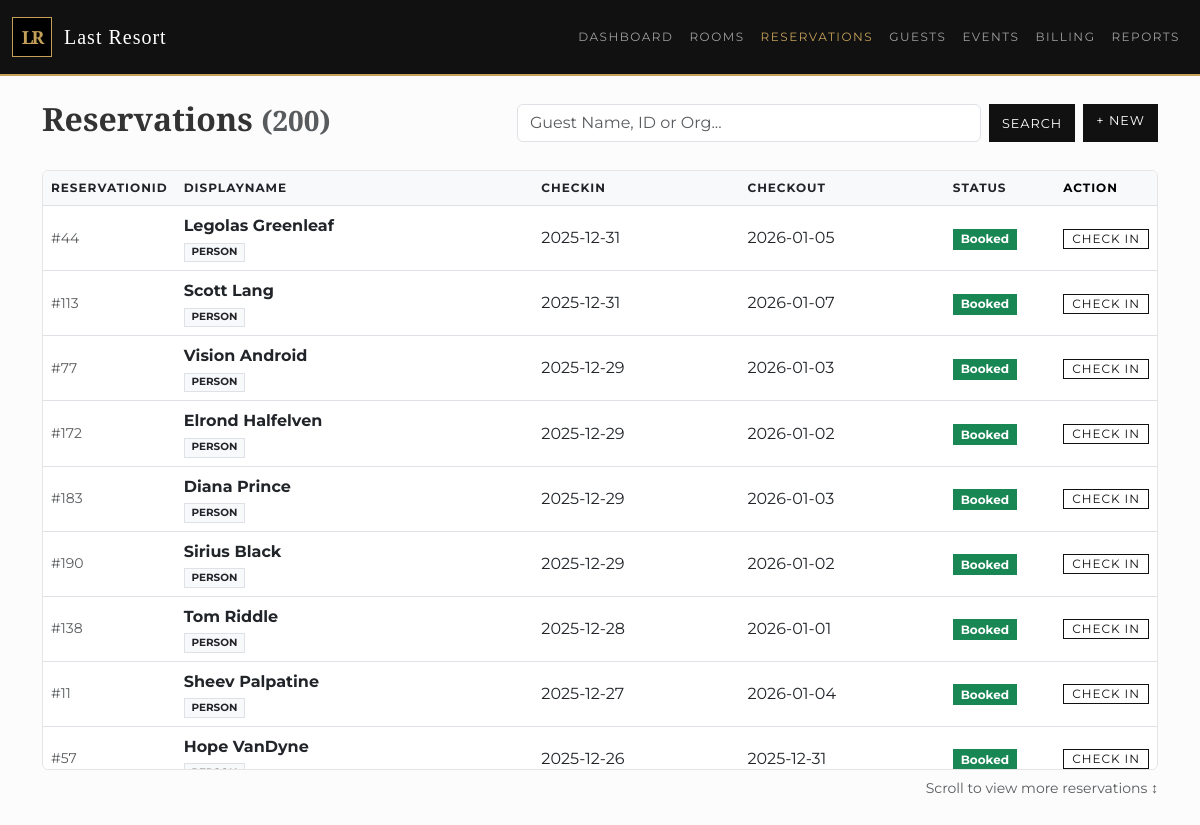
The app's page /reservations, older data.
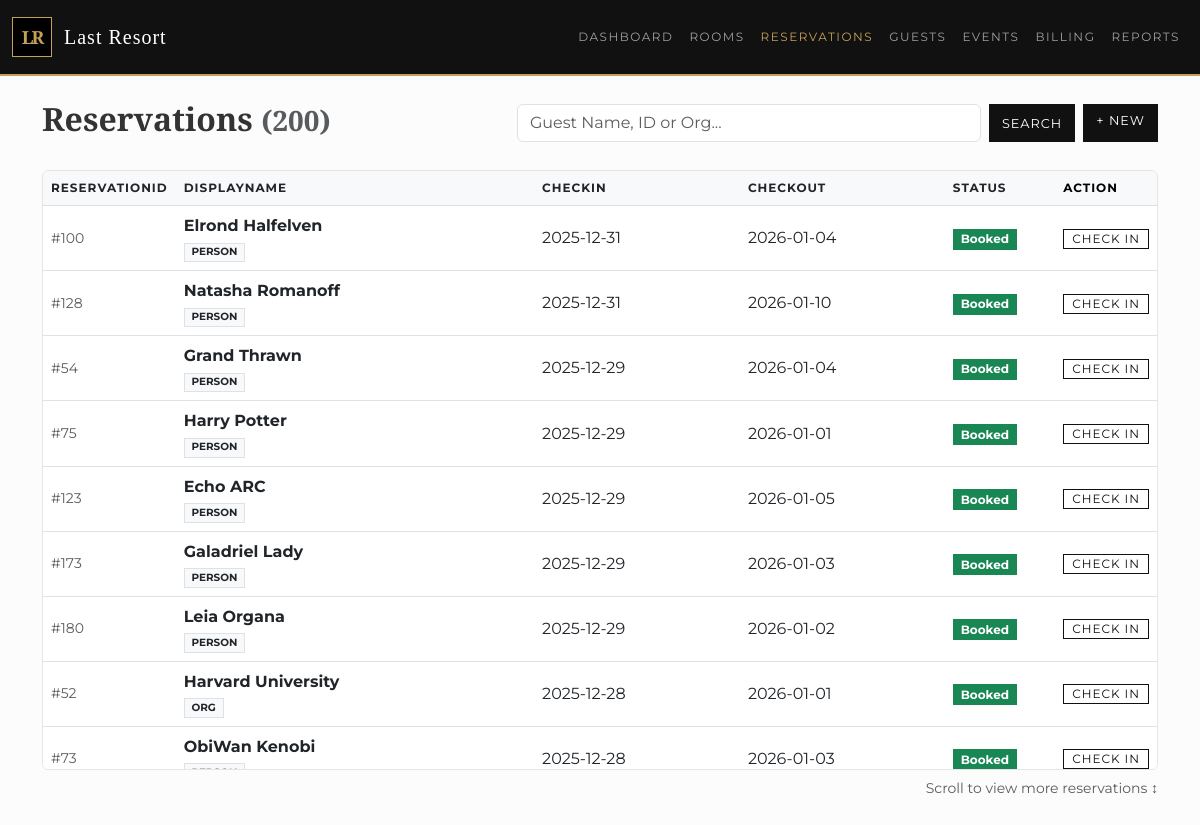
The same page, newer data.
### tables this page shows
CREATE TABLE reservation (
    resvId INTEGER PRIMARY KEY,
    partyId INTEGER, 
    dateCreated DATETIME DEFAULT CURRENT_TIMESTAMP,
    startDate DATE,
    roomId INTEGER,
    endDate DATE,
    status TEXT, 
    FOREIGN KEY(partyId) REFERENCES party(partyId),
    FOREIGN KEY(roomId) REFERENCES room(roomId)
);

### app.py (the view)
@app.route('/reservations')
def reservations():
    db = get_db()
    search_query = request.args.get('search', '')
    sort = request.args.get('sort', 'startDate')   # 默认按开始日期排序
    direction = request.args.get('direction', request.args.get('order', 'desc')).lower()
    allowed_sort_cols = {
        "resvId": "r.resvId",
        "startDate": "r.startDate",
        "endDate": "r.endDate",
        "status": "r.status",
        "displayName": "displayName"
    }
    sort_col = allowed_sort_cols.get(sort, "r.startDate")
    direction = "ASC" if direction == "asc" else "DESC"
    sql = f"""
        SELECT
            r.resvId, r.startDate, r.endDate, r.status,
            COALESCE(pe.firstName || ' ' || pe.lastName, o.orgName) as displayName,
            CASE WHEN pe.partyId IS NOT NULL THEN 'Person' ELSE 'Org' END as partyType
        FROM reservation r
        JOIN party p ON r.partyId = p.partyId
        LEFT JOIN person pe ON p.partyId = pe.partyId
        LEFT JOIN organization o ON p.partyId = o.partyId
        WHERE 1=1
    """
    params = []
    if search_query:
        sql += " AND (pe.firstName LIKE ? OR pe.lastName LIKE ? OR o.orgName LIKE ?)"
        s = f'%{search_query}%'
        params.extend([s, s, s])
    sql += f" ORDER BY {sort_col} {direction}"
    reservations = db.execute(sql, params).fetchall()
    return render_template(
        'reservations.html',
        reservations=reservations,
        active_page='reservations'
    )

### app.py (called while the page is built)
def get_db():
    db = getattr(g, '_database', None)
    if db is None:
        db = g._database = sqlite3.connect(DATABASE)
        db.row_factory = sqlite3.Row
    return db

@app.teardown_appcontext
def close_connection(exception):
    db = getattr(g, '_database', None)
    if db is not None:
        db.close()

### templates/reservations.html
{% from "_components/sortable.html" import sortable %}
{% extends "base.html" %}
{% block content %}
<div class="row align-items-center mb-4">
    <div class="col-md-5">
        <h2>Reservations <small class="text-muted">({{ reservations|length }})</small></h2>
    </div>
    <div class="col-md-7">
        <div class="d-flex gap-2 justify-content-end">
            <form action="/reservations" method="get" class="d-flex gap-2 flex-grow-1 justify-content-end">
                <input type="text" name="search" class="form-control" placeholder="Guest Name, ID or Org..." value="{{ request.args.get('search', '') }}">
                <button type="submit" class="btn btn-primary">Search</button>
            </form>
            <a href="/reservations/new" class="btn btn-primary text-nowrap">+ New</a>
        </div>
    </div>
</div>
<div class="table-scroll-container card">
    <table class="table table-hover align-middle mb-0">
        <thead class="table-light">
            <tr>
                <th class="text-nowrap" style="width: 1%;">
                    {{ sortable("ID", "reservationId") }}
                </th>
                <th>
                    {{ sortable("Guest / Party", "displayName") }}
                </th>
                <th class="text-nowrap">
                    {{ sortable("Check In", "checkIn") }}
                </th>
                <th class="text-nowrap">
                    {{ sortable("Check Out", "checkOut") }}
                </th>
                <th class="text-nowrap" style="width: 1%;">
                    {{ sortable("Status", "status") }}
                </th>
                <th class="text-nowrap" style="width: 1%;">
                    Action
                </th>
            </tr>
        </thead>
        <tbody>
            {% for r in reservations %}
            <tr>
                <td class="text-nowrap text-muted small">#{{ r.resvId }}</td>
                <td>
                    <strong>{{ r.displayName }}</strong>
                    <br>
                    <span class="badge bg-light text-dark border rounded-0 text-uppercase" style="font-size: 0.65rem;">{{ r.partyType }}</span>
                </td>
                <td class="text-nowrap">{{ r.startDate }}</td>
                <td class="text-nowrap">{{ r.endDate }}</td>
                <td class="text-nowrap">
                    <span class="badge rounded-0 {% if r.status == 'CheckedIn' %}bg-primary{% elif r.status == 'Booked' %}bg-success{% else %}bg-secondary{% endif %}">
                        {{ r.status }}
                    </span>
                </td>
                <td class="text-nowrap">
                    {% if r.status == 'Booked' %}
                    <a href="/checkin/{{ r.resvId }}" class="btn btn-sm btn-outline-dark rounded-0 py-0" style="font-size: 0.75rem;">Check In</a>
                    {% endif %}
                </td>
            </tr>
            {% else %}
            <tr><td colspan="6" class="text-center p-3 text-muted">No reservations found.</td></tr>
            {% endfor %}
        </tbody>
    </table>
</div>
<div class="mt-2 text-muted small text-end">Scroll to view more reservations ↕</div>
{% endblock %}

Row changes from the older to the newer data that the page shows:
no longer on this page (row edited): reservation: resvId "44", displayName "Legolas Greenleaf", partyType "PERSON", startDate "2025-12-31", endDate "2026-01-05", status "Booked"
no longer on this page (row edited): reservation: resvId "113", displayName "Scott Lang", partyType "PERSON", startDate "2025-12-31", endDate "2026-01-07", status "Booked"
no longer on this page (row edited): reservation: resvId "77", displayName "Vision Android", partyType "PERSON", startDate "2025-12-29", endDate "2026-01-03", status "Booked"
no longer on this page (row edited): reservation: resvId "172", displayName "Elrond Halfelven", partyType "PERSON", startDate "2025-12-29", endDate "2026-01-02", status "Booked"
no longer on this page (row edited): reservation: resvId "183", displayName "Diana Prince", partyType "PERSON", startDate "2025-12-29", endDate "2026-01-03", status "Booked"
no longer on this page (row edited): reservation: resvId "190", displayName "Sirius Black", partyType "PERSON", startDate "2025-12-29", endDate "2026-01-02", status "Booked"
no longer on this page (row edited): reservation: resvId "138", displayName "Tom Riddle", partyType "PERSON", startDate "2025-12-28", endDate "2026-01-01", status "Booked"
no longer on this page (row edited): reservation: resvId "11", displayName "Sheev Palpatine", partyType "PERSON", startDate "2025-12-27", endDate "2026-01-04", status "Booked"
no longer on this page (row edited): reservation: resvId "57", displayName "Hope VanDyne", startDate "2025-12-26", endDate "2025-12-31", status "Booked"
now on this page (row edited): reservation: resvId "100", displayName "Elrond Halfelven", partyType "PERSON", startDate "2025-12-31", endDate "2026-01-04", status "Booked"
now on this page (row edited): reservation: resvId "128", displayName "Natasha Romanoff", partyType "PERSON", startDate "2025-12-31", endDate "2026-01-10", status "Booked"
now on this page (row edited): reservation: resvId "54", displayName "Grand Thrawn", partyType "PERSON", startDate "2025-12-29", endDate "2026-01-04", status "Booked"
now on this page (row edited): reservation: resvId "75", displayName "Harry Potter", partyType "PERSON", startDate "2025-12-29", endDate "2026-01-01", status "Booked"
now on this page (row edited): reservation: resvId "123", displayName "Echo ARC", partyType "PERSON", startDate "2025-12-29", endDate "2026-01-05", status "Booked"
now on this page (row edited): reservation: resvId "173", displayName "Galadriel Lady", partyType "PERSON", startDate "2025-12-29", endDate "2026-01-03", status "Booked"
now on this page (row edited): reservation: resvId "180", displayName "Leia Organa", partyType "PERSON", startDate "2025-12-29", endDate "2026-01-02", status "Booked"
now on this page (row edited): reservation: resvId "52", displayName "Harvard University", partyType "ORG", startDate "2025-12-28", endDate "2026-01-01", status "Booked"
now on this page (row edited): reservation: resvId "73", displayName "ObiWan Kenobi", startDate "2025-12-28", endDate "2026-01-03", status "Booked"
